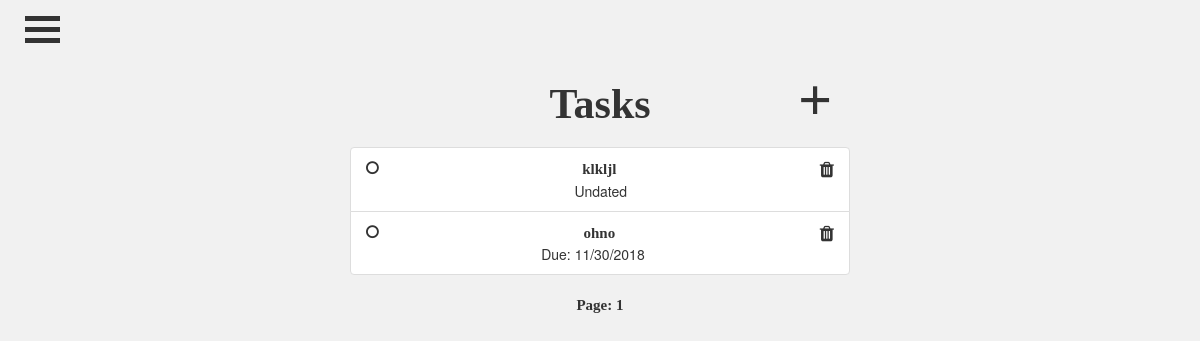
The page /todo_list (signed in) on the database as committed earlier.
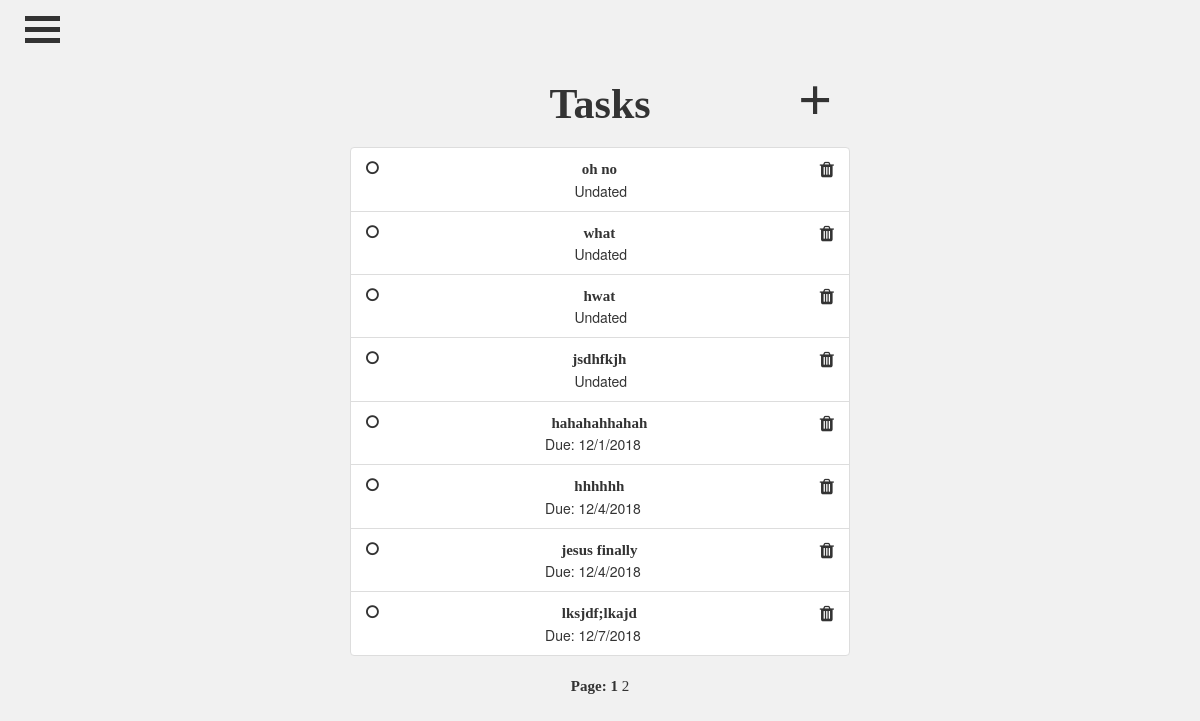
The same page on the database as committed later.
### Application/models.py (models this page shows)
class Task(db.Model):
	id = db.Column(db.Integer, primary_key=True)
	title = db.Column(db.String(30))
	description = db.Column(db.String(200))
	complete = db.Column(db.Boolean, nullable=False, default=False)
	due = db.Column(db.DateTime, nullable=True)
	user = db.Column(db.Integer, db.ForeignKey('user.id'), nullable=False)

### Application/routes.py (the view)
@application.route('/todo_list')
@login_required
def ToDoList():
	page = request.args.get('page', 1, type=int)
	tasks = Task.query.filter_by(author=current_user)\
	.order_by(Task.due.asc())\
	.paginate(page=page, per_page=8)
	return render_template('/todo_list.html', title='ToDoList', tasks=tasks, user=current_user)

### Application/models.py (called while the page is built)
@login_manager.user_loader # loads in user
def load_user(user_id):
	return User.query.get(int(user_id))

### Application/templates/todo_list.html
{% extends "layout.html" %}
{% block content %}
<link rel="stylesheet" href="https://cdnjs.cloudflare.com/ajax/libs/font-awesome/4.7.0/css/font-awesome.min.css">
<div align="center" style="position:relative;top:-120px;">
    <div style="position:relative;padding-bottom:15px;top:77px;left:215px;">
	    <form method='GET' action ='/task/new'>
	   		<button href="/task/new" class="addButton">+</button>
	   	</form>
	</div>
    <div class="row">
	    <div class="col-sm">
		    <h2>Tasks</h2>
	    </div>
    </div>
    <div class="list-group-flush" id="tasks" style="padding-top: 10px">
		{% for task in tasks.items %}
            <div class="list-group-item list-group-item-primary">
				<a href="/task/{{ task.id }}/delete" style="float: right; font-size: 18px"><i class="fa fa-trash"></i></a>
				{% if task.complete %}
	                <a href="/task/{{ task.id }}/complete" style="float: left">
						<div id="checking" onclick="checked(this)">
							<i class="fa fa-dot-circle-o"></i>
						</div>
					</a>
	            	<a style="text-decoration: line-through;" href="{{ url_for('view', task_id=task.id )}}" target="_blank">{{ task.title }}</a><br>
				{% else %}
					<a href="/task/{{ task.id }}/complete" style="float: left">
						<div id="checking" onclick="checked(this)">
							<i class="fa fa-circle-o"></i>
						</div>
					</a>
					<a style="text-decoration: none;" href="{{ url_for('view', task_id=task.id )}}" target="_blank">{{ task.title }}</a><br>
				{% endif %}
				{% if task.due != None %}
					Due: {{ task.due.month|string+'/'+task.due.day|string+'/'+ task.due.year|string }}<br>
				{% else %}
					&nbsp;&nbsp;&nbsp;&nbsp;Undated<br>
				{% endif %}
	        </div>
		{% endfor %}
    </div>
</div>
<br>
<p align="center" style="position:relative;top:-120px;">Page:
    {% for page_num in tasks.iter_pages(left_edge=1, right_edge=1, left_current=1, right_current=2) %}
    	{% if page_num %}
    		{% if tasks.page == page_num %}
				<a href="{{ url_for('ToDoList', page=page_num) }}" style="font-weight: bold;">{{ page_num }}</a>
			{% else %}
				<a href="{{ url_for('ToDoList', page=page_num) }}" style="font-weight: normal;">{{ page_num }}</a>
			{% endif %}
		{% else %}
			...
		{% endif %}
	{% endfor %}
</p>
{% endblock content %}

Rows that differ between the two databases and show on the page:
removed Task: title "klkljl", shows "Undated"
removed Task: title "ohno", due.month "11/30/2018"
added Task: title "oh no", shows "Undated"
added Task: title "what", shows "Undated"
added Task: title "hwat", shows "Undated"
added Task: title "jsdhfkjh", shows "Undated"
added Task: title "hahahahhahah", due.month "12/1/2018"
added Task: title "hhhhhh", due.month "12/4/2018"
added Task: title "jesus finally", due.month "12/4/2018"
added Task: title "lksjdf;lkajd", due.month "12/7/2018"
Other text that changed with them:
new list line: "2"
